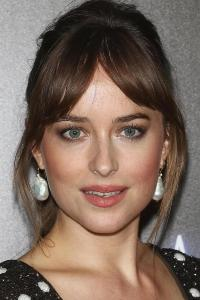
#> input picture Dakota_Johnson.jpg, 200 x 300 px
$ jupyter execute 'Image Drawing.ipynb'
#> lines starting #> are read from the running program, lines starting #| are printed output that depends on the picture
[cell 1]
# import packages
import cv2
from matplotlib import pyplot as plt

[cell 2]
def plt_imshow(title, image):
    # convert the image frame BGR to RGB color space and display it
	image = cv2.cvtColor(image, cv2.COLOR_BGR2RGB)
	plt.imshow(image)
	plt.title(title)
	plt.grid(True)
	plt.show()

[cell 3]
image = cv2.imread("Dakota_Johnson.jpg")
#> image is the input picture: shape (300, 200, 3); mean B, G, R 94.4, 106, 125.4
# plt_imshow("Image", image)

[cell 4]
plt_imshow("Dakota Johnson Image", image)

[cell 5]
# draw a circle around my face, two filled in circles covering my
# eyes, and a rectangle over top of my mouth
cv2.circle(image, (100, 150), 90, (0, 0, 255), 2)
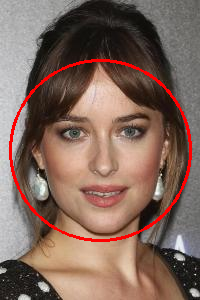
#> image: shape (300, 200, 3); mean B, G, R 92.1, 103.3, 129.5
plt_imshow("Output", image)
# cv2.circle(image, (150, 164), 10, (0, 0, 255), -1)
# cv2.circle(image, (192, 174), 10, (0, 0, 255), -1)
# cv2.rectangle(image, (134, 200), (186, 218), (0, 0, 255), -1)

[cell 6]
cv2.circle(image, (70, 134), 15, (0, 0, 255), -1)
plt_imshow("Output", image)

[cell 7]
# cv2.circle(image, (70, 135), 15, (0, 0, 255), -1)
# plt_imshow("Output", image)

[cell 8]
# cv2.circle(image, (130, 130), 15, (0, 0, 255), -1)
# plt_imshow("Output", image)

[cell 9]
cv2.circle(image, (131, 132), 15, (0, 0, 255), -1)
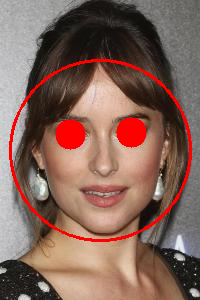
#> image: shape (300, 200, 3); mean B, G, R 89.9, 100.9, 132.5
plt_imshow("Output", image)

[cell 10]
cv2.rectangle(image, (75, 207), (135, 180), (0, 0, 255), -1)
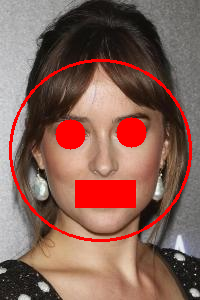
#> image: shape (300, 200, 3); mean B, G, R 86.9, 97.4, 134.8
plt_imshow("Output", image)
